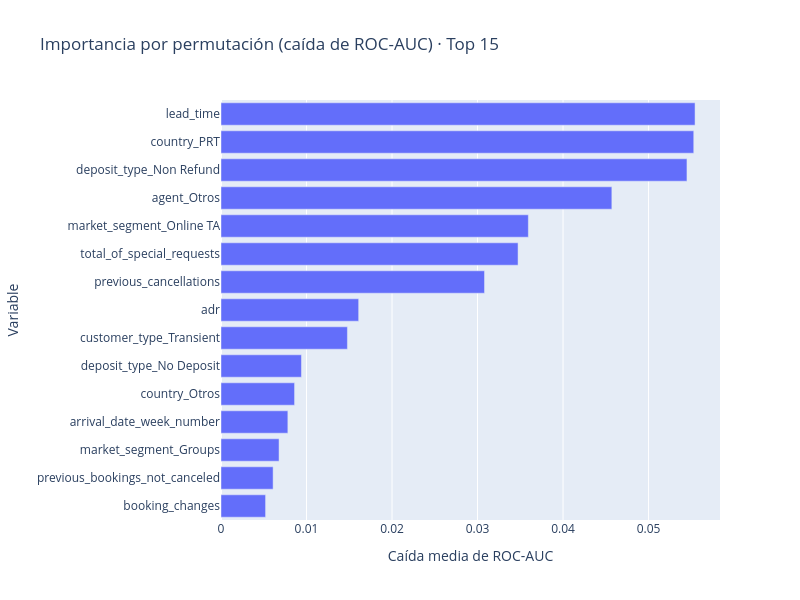

Here is the notebook cell this chart was saved with:
### Code cell
# Visualización con plotly (horizontal, top 15)
fig = px.bar(
    df_perm,
    x='importancia',
    y='variable',
    orientation='h',
    title='Importancia por permutación (caída de ROC-AUC) · Top 15',
    labels={'importancia': 'Caída media de ROC-AUC', 'variable': 'Variable'},
    width=800, height=600,
)
fig.show()

### Figure 1 — Plotly figure (JSON) as saved in the notebook; plotly's stock layout.template omitted (floating-point values rounded to 4 significant figures)
{"data": [{"hovertemplate": "Caída media de ROC-AUC=%{x}<br>Variable=%{y}<extra></extra>", "legendgroup": "", "marker": {"color": "#636efa", "pattern": {"shape": ""}}, "name": "", "orientation": "h", "showlegend": false, "textposition": "auto", "type": "bar", "x": [0.005214, 0.006093, 0.006789, 0.007819, 0.008604, 0.009409, 0.01478, 0.0161, 0.03082, 0.03474, 0.03594, 0.04571, 0.05449, 0.05529, 0.05544], "xaxis": "x", "y": ["booking_changes", "previous_bookings_not_canceled", "market_segment_Groups", "arrival_date_week_number", "country_Otros", "deposit_type_No Deposit", "customer_type_Transient", "adr", "previous_cancellations", "total_of_special_requests", "market_segment_Online TA", "agent_Otros", "deposit_type_Non Refund", "country_PRT", "lead_time"], "yaxis": "y"}], "layout": {"barmode": "relative", "height": 600, "legend": {"tracegroupgap": 0}, "title": {"text": "Importancia por permutación (caída de ROC-AUC) · Top 15"}, "width": 800, "xaxis": {"anchor": "y", "domain": [0.0, 1.0], "title": {"text": "Caída media de ROC-AUC"}}, "yaxis": {"anchor": "x", "domain": [0.0, 1.0], "title": {"text": "Variable"}}}}
